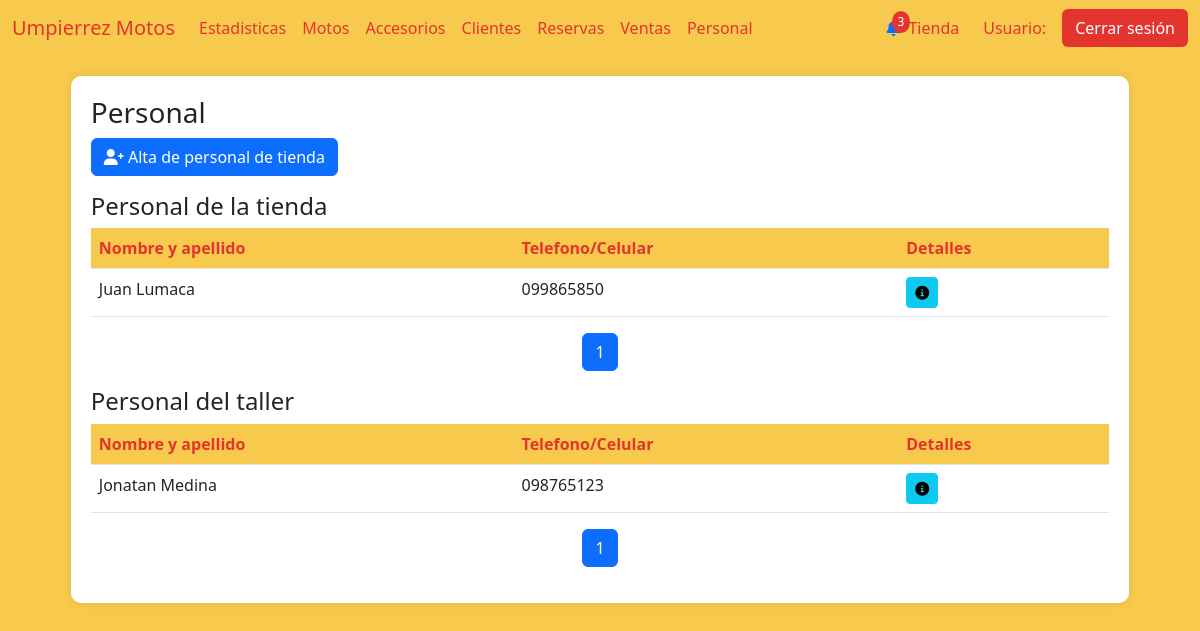
Page /personal (signed in) on the earlier database version.
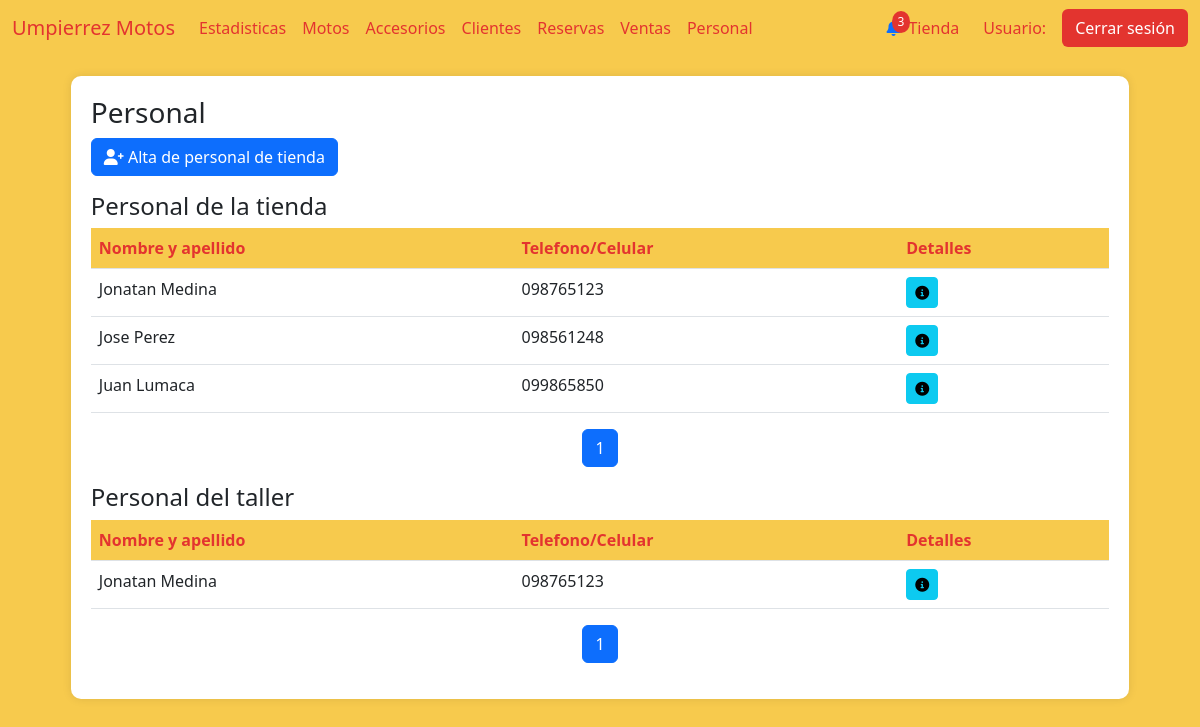
Same page on the later database version.
### AppUM/models.py (models this page shows)
class Personal(models.Model):
    documento = models.CharField(max_length=20, unique=True)
    nombre = models.CharField(max_length=20)
    apellido  = models.CharField(max_length=20)
    fecha_nacimiento = models.DateField()
    usuario = models.CharField(max_length=100,unique=True)
    contrasena = models.CharField(max_length=20)
    correo = models.CharField(max_length=40,unique=True)
    telefono = models.CharField(max_length=10,unique=True)
    primera_sesion = models.BooleanField(default=False)

### AppUM/decorators.py (the view)
    def _wrapped_view(request, *args, **kwargs):
        user = request.user
        if user.is_authenticated:
            usuario_consulta = Personal.objects.filter(usuario=user.username).first()
            if usuario_consulta:
                if Administrativo.objects.filter(personal_ptr_id=usuario_consulta.id,activo=1).exists():
                    return view_func(request, *args, **kwargs)
                else:
                    raise PermissionDenied
            else:
                return view_func(request, *args, **kwargs)
        else:
            return redirect('Login')  # Redirigir al login si no está autenticado

### AppUM/templates/perfil_administrativo/personal/personal.html (shortened to what this page needs)
{% extends "perfil_administrativo/padre_perfil_administrativo.html" %}
{% load static %}
{% block contenidoQueCambia %}
<link href="https://cdnjs.cloudflare.com/ajax/libs/font-awesome/6.0.0/css/all.min.css" rel="stylesheet">
<link href="https://cdn.jsdelivr.net/npm/bootstrap-icons@1.10.0/font/bootstrap-icons.css" rel="stylesheet">
<div class="table-container" id="inventarios">
    <h3>Personal</h3>
    <a href="{% url 'PersonalAlta' %}" class="btn btn-primary mb-3">
        <i class="fas fa-user-plus"></i> Alta de personal de tienda
    </a>
    <h4>Personal de la tienda</h4>
    <table class="table">
        <thead>
            <tr>
                <th>Nombre y apellido</th>
                <th>Telefono/Celular</th>
                <th>Detalles</th>
            </tr>
        </thead>
        <tbody>
            {% if page_obj %}
                {% for personal in page_obj %}
                <tr>
                    <td>{{ personal.nombre }} {{ personal.apellido }}</td>
                    <td>{{ personal.telefono }}</td>
                    <td>
                        <a href="{% url 'PersonalDetalle' personal.id %}"><button class="btn btn-sm btn-info"><i class="fas fa-info-circle"></i></button></a>
                    </td>
                </tr>
                {% endfor %}
            {% else %}
                <tr>
                    <td colspan="9" class="text-center text-muted">
                        No hay registro de personal ingresado.
                    </td>
                </tr>
            {% endif %}
        </tbody>
    </table>
    <nav aria-label="Page navigation">
        <ul class="pagination justify-content-center">
            {% for num in page_obj.paginator.page_range %}
            <li class="page-item {% if page_obj.number == num %}active{% endif %}">
                <a class="page-link" href="?page={{ num }}">{{ num }}</a>
            </li>
            {% endfor %}
        </ul>
    </nav>
    <h4>Personal del taller</h4>
    <table class="table">
        <thead>
            <tr>
                <th>Nombre y apellido</th>
                <th>Telefono/Celular</th>
                <th>Detalles</th>
            </tr>
        </thead>
        <tbody>
            {% if page_objMec %}
                {% for personal in page_objMec %}
                <tr>
                    <td>{{ personal.nombre }} {{ personal.apellido }}</td>
                    <td>{{ personal.telefono }}</td>
                    <td>
                        <a href="{% url 'PersonalDetalle' personal.id %}"><button class="btn btn-sm btn-info"><i class="fas fa-info-circle"></i></button></a>
                    </td>
                </tr>
                {% endfor %}
            {% else %}
                <tr>
                    <td colspan="9" class="text-center text-muted">
                        No hay registro de personal ingresado.
                    </td>
                </tr>
            {% endif %}
        </tbody>
    </table>
    <nav aria-label="Page navigation">
        <ul class="pagination justify-content-center">
            {% for num in page_objMec.paginator.page_range %}
            <li class="page-item {% if page_objMec.number == num %}active{% endif %}">
                <a class="page-link" href="?page={{ num }}">{{ num }}</a>
            </li>
            {% endfor %}
        </ul>
    </nav>
</div>
{% endblock %}

### AppUM/templates/perfil_administrativo/padre_perfil_administrativo.html (shortened to what this page needs)
<!DOCTYPE html>
<html lang="es">
<head>
    {% load static %}
    <link href="https://cdn.jsdelivr.net/npm/bootstrap@5.3.0/dist/css/bootstrap.min.css" rel="stylesheet">
    <link href="https://cdnjs.cloudflare.com/ajax/libs/font-awesome/6.0.0/css/all.min.css" rel="stylesheet">
    <link href="{% static 'css/styles.css' %}" rel="stylesheet" />
</head>
<body>
    <nav class="navbar navbar-expand-lg navbar-custom">
        <div class="container-fluid">
            <a class="navbar-brand" href="#">Umpierrez Motos</a>
            <div class="collapse navbar-collapse" id="navbarNav">
                <ul class="navbar-nav me-auto mb-2 mb-lg-0">
                    <li class="nav-item {% if active_page == 'Estadisticas' %}active{% endif %}">
                        <a class="nav-link" href="{% url 'Estadisticas' %}" onclick="">Estadisticas</a>
                    </li>
                    <li class="nav-item {% if active_page == 'Motos' %}active{% endif %}">
                        <a class="nav-link" href="{% url 'Motos' %}" onclick="">Motos</a>
                    </li>
                    <li class="nav-item">
                        <a class="nav-link" href="{% url 'Accesorios' %}" onclick="">Accesorios</a>
                    </li>
                    <li class="nav-item">
                        <a class="nav-link" href="{% url 'Clientes' %}" onclick="">Clientes</a>
                    </li>
                    <li class="nav-item">
                        <a class="nav-link" href="{% url 'Reservas' %}" onclick="">Reservas</a>
                    </li>
                    <li class="nav-item">
                        <a class="nav-link" href="{% url 'Ventas' %}" onclick="">Ventas</a>
                    </li>
                    <li class="nav-item">
                        <a class="nav-link" href="{% url 'Personal' %}" onclick="">Personal</a>
                    </li>
                </ul>
                <div class="d-flex align-items-center">
                    <div class="notification-bell">
                        <a href="{% url 'NotificacionesAdministrativo' %}">
                        <span class="notification-count" id="notificationCount">3</span></a>
                    </div>
                    <ul class="navbar-nav me-auto mb-2 mb-lg-0">
                        <li class="nav-item">
                            <a class="nav-link" href="{% url 'Tienda' %}" onclick="">Tienda</a>
                        </li>
                    </ul>
                    <span class="navbar-text ms-3 me-3">
                        Usuario: {{ request.user.first_name }}
                    </span>
                    <a href="{% url 'CerrarSesion' %}"><button class="btn btn-logout">Cerrar sesión</button></a>
                </div>
            </div>
        </div>
    </nav>
    <div class="container-fluid" id="content">
        {% block contenidoQueCambia %}
        {% endblock %}
    </div>
</body>
</html>

### AppUM/static/css/styles.css (style rules this page uses)
body { background-color: #f7ca4d; }
.navbar-custom { background-color: #f7ca4d; }
.navbar-brand, .nav-link, .navbar-text { color: #e3342f !important; }
.btn-logout { background-color: #e3342f; color: #fff; }
.table-container { background-color: #fff; border-radius: 10px; padding: 20px; box-shadow: 0px 0px 10px rgba(0, 0, 0, 0.1); margin: 20px auto; max-width: 90%; }
.table th { background-color: #f7ca4d; color: #e3342f; }
.notification-bell { position: relative; cursor: pointer; }
.notification-count { position: absolute; top: -5px; right: -10px; background-color: #e3342f; color: #fff; border-radius: 50%; padding: 2px 6px; font-size: 12px; }

Differences in the rows shown:
now on one of the page's lists (row unchanged): Personal: nombre "Jonatan", apellido "Medina", telefono "098765123"
added Personal: nombre "Jose", apellido "Perez", telefono "098561248", shown under "Personal de la tienda"
